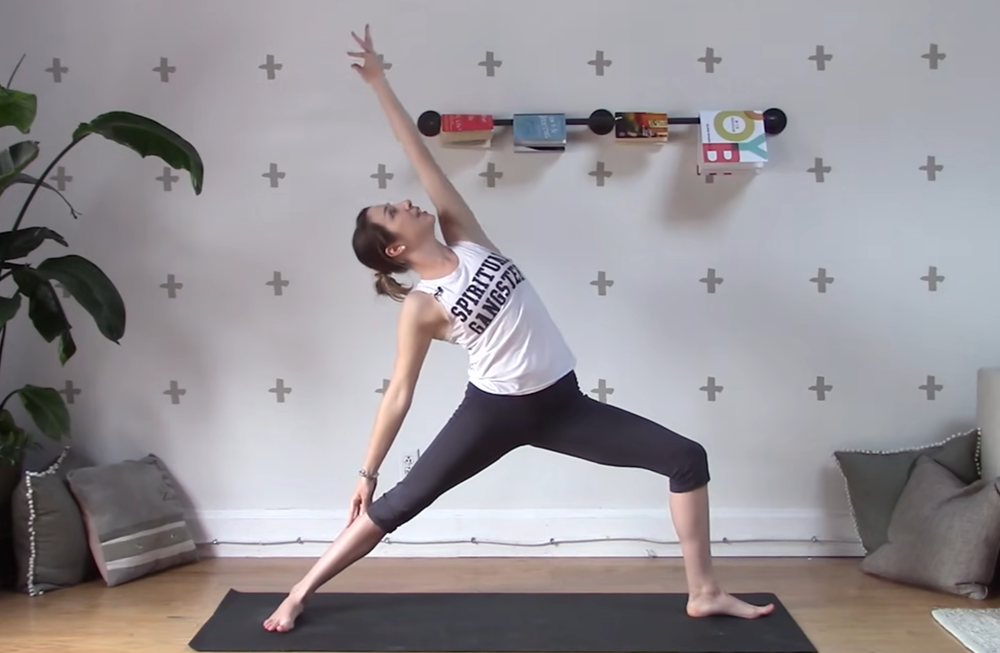
#> input picture exercise_images/look_up_left.png, 1000 x 653 px, shrunk from 1477 x 965 before the run
$ python flip_image.py
#> lines starting #> are read from the running program, lines starting #| are printed output that depends on the picture
import cv2
import os

# Horizontal flip
imageFolderPath = 'exercise_images'

inputImagePath = os.path.join(imageFolderPath, 'look_up_left.png')
outputImagePath = os.path.join(imageFolderPath, 'look_up_right.png')

originalImage = cv2.imread(inputImagePath)
#> originalImage is the input picture: shape (653, 1000, 3); mean B, G, R 150.8, 146.6, 150.8
flipImage = cv2.flip(originalImage, 1)
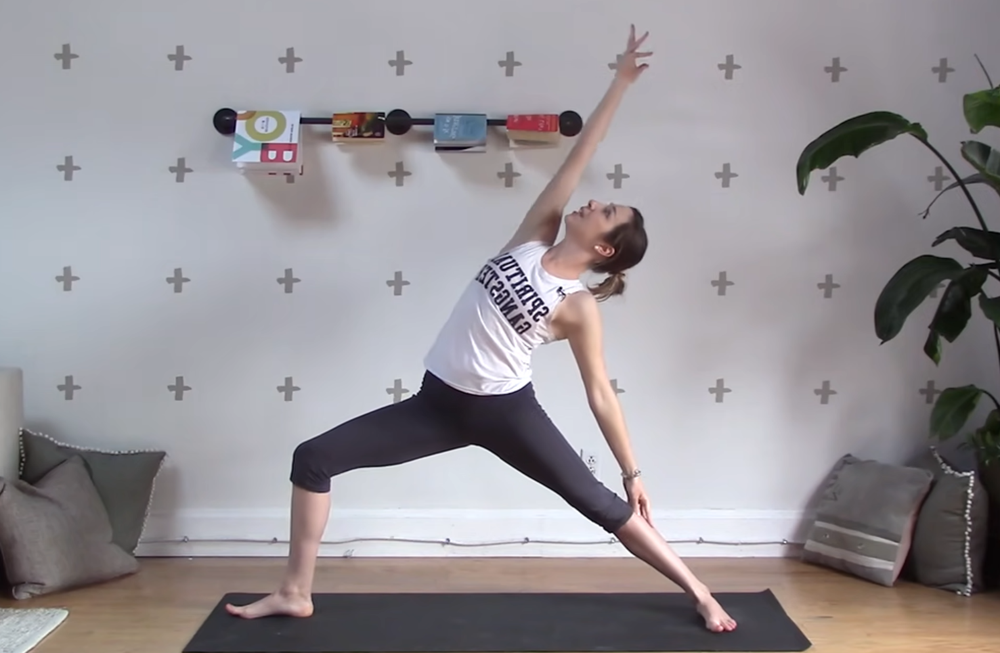
#> flipImage: shape (653, 1000, 3); mean B, G, R 150.8, 146.6, 150.8
cv2.imshow('flip', flipImage)

# Press any key to close the window
cv2.waitKey(0)
cv2.destroyAllWindows()
cv2.imwrite(outputImagePath, flipImage)
